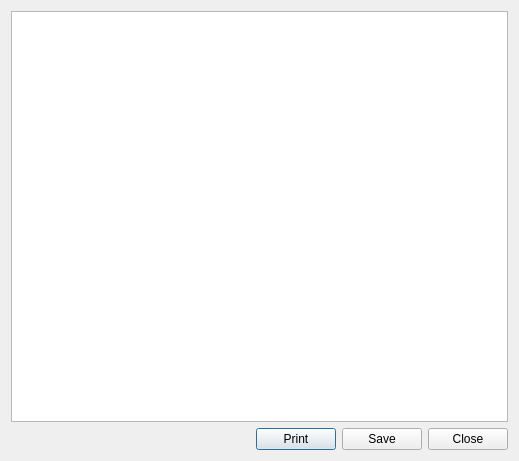
<?xml version="1.0" encoding="UTF-8"?>
<ui version="4.0">
 <class>ReportDialogUI</class>
 <widget class="QDialog" name="ReportDialogUI">
  <property name="geometry">
   <rect>
    <x>0</x>
    <y>0</y>
    <width>519</width>
    <height>461</height>
   </rect>
  </property>
  <property name="windowTitle">
   <string>Report: Fitting</string>
  </property>
  <layout class="QGridLayout" name="gridLayout">
   <item row="0" column="0">
    <widget class="QTextBrowser" name="txtBrowser"/>
   </item>
   <item row="1" column="0">
    <layout class="QHBoxLayout" name="horizontalLayout">
     <item>
      <spacer name="horizontalSpacer">
       <property name="orientation">
        <enum>Qt::Horizontal</enum>
       </property>
       <property name="sizeHint" stdset="0">
        <size>
         <width>40</width>
         <height>20</height>
        </size>
       </property>
      </spacer>
     </item>
     <item>
      <widget class="QPushButton" name="cmdPrint">
       <property name="text">
        <string>Print</string>
       </property>
      </widget>
     </item>
     <item>
      <widget class="QPushButton" name="cmdSave">
       <property name="text">
        <string>Save</string>
       </property>
      </widget>
     </item>
     <item>
      <widget class="QPushButton" name="cmdClose">
       <property name="text">
        <string>Close</string>
       </property>
      </widget>
     </item>
    </layout>
   </item>
  </layout>
 </widget>
 <resources/>
 <connections>
  <connection>
   <sender>cmdClose</sender>
   <signal>clicked()</signal>
   <receiver>ReportDialogUI</receiver>
   <slot>close()</slot>
   <hints>
    <hint type="sourcelabel">
     <x>426</x>
     <y>433</y>
    </hint>
    <hint type="destinationlabel">
     <x>259</x>
     <y>230</y>
    </hint>
   </hints>
  </connection>
 </connections>
</ui>
